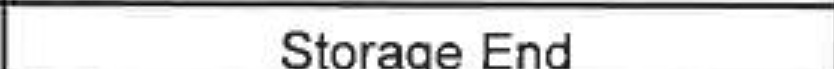
#> input picture data/table-cells/cell5.jpg, 834 x 69 px
$ python cell_denoise.py
#> lines starting #> are read from the running program, lines starting #| are printed output that depends on the picture; after the words box and inside, x2 and y2 are one past the last pixel; in counts of white or black regions, pixels touching at a corner belong together
#> further down, cell is the input picture: shape (69, 834, 3); min 0, max 255, mean 219.5
"""
Script for improving ocr accuracy on image
1. by removing borders by detecting contours
2. by removing noise via increasing contrast and decreasing brightness
"""

import cv2 as cv
import numpy as np


# The OCR gives correct result for cell3-enhanced (increased contrast and removed borders)
# We'll try to make cell3.jpg like cell3-enhanced.jpeg
def enhance(image, iterations=0):
#> called with iterations = 0
    image = cv.cvtColor(image, cv.COLOR_BGR2GRAY)

    # Remove borders
    inv = 255 - image
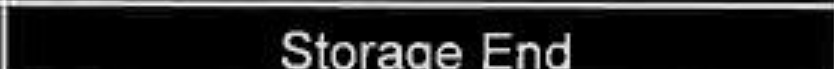
#> inv: shape (69, 834); min 0, max 255, mean 35.5
    horizontal_img = inv
    vertical_img = inv

    kernel = cv.getStructuringElement(cv.MORPH_RECT, (100, 1))
    horizontal_img = cv.erode(horizontal_img, kernel, iterations=1)
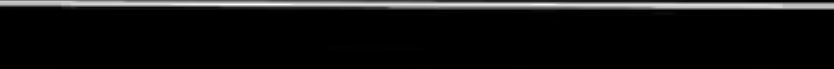
#> horizontal_img: shape (69, 834); min 0, max 252, mean 17.4
    horizontal_img = cv.dilate(horizontal_img, kernel, iterations=50)
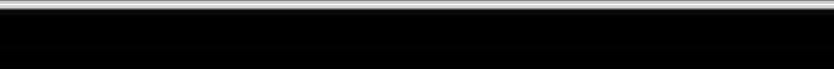
#> horizontal_img: shape (69, 834); min 0, max 252, mean 27.9

    kernel = cv.getStructuringElement(cv.MORPH_RECT, (1, 100))
    vertical_img = cv.erode(vertical_img, kernel, iterations=1)
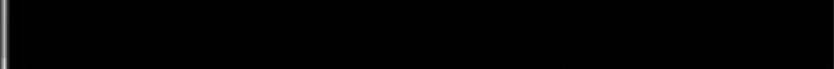
#> vertical_img: shape (69, 834); min 0, max 224, mean 1.3
    vertical_img = cv.dilate(vertical_img, kernel, iterations=50)

    mask_img = np.bitwise_or(vertical_img, horizontal_img)

    no_border = np.bitwise_or(image, mask_img)
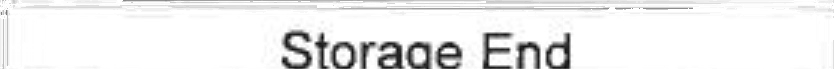
#> no_border: shape (69, 834); min 2, max 255, mean 236.7
    for i in range(iterations):
        no_border = np.bitwise_or(no_border, mask_img)

    # increase contrast
    alpha = 3.0
    beta = -57
    cb = cv.convertScaleAbs(no_border, alpha=alpha, beta=beta)
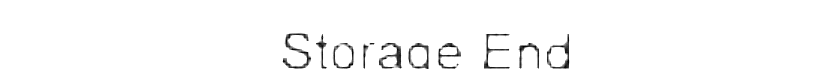
#> cb: shape (69, 834); min 0, max 255, mean 249.4

    # apply gaussian adaptive thresholding to thicken the text
    adt = cv.adaptiveThreshold(cb, 255, cv.ADAPTIVE_THRESH_GAUSSIAN_C, cv.THRESH_BINARY, 999, 2)
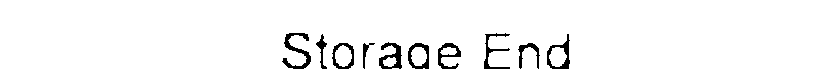
#> adt: shape (69, 834); 96% white; 10 black regions, largest, box (x1, y1, x2, y2) and area: (282, 33, 311, 69) 360, (379, 42, 402, 69) 299, (547, 34, 570, 69) 271

    return adt


if __name__ == '__main__':
    cell = cv.imread('data/table-cells/cell5.jpg')
    enhanced = enhance(cell)

    cv.imwrite('out/cell_enhanced.jpg', enhanced)

$ run again, with data/table-cells/cell3.jpg copied over data/table-cells/cell5.jpg
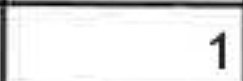
#> input picture data/table-cells/cell3.jpg, 243 x 81 px
#> cell is the input picture: shape (81, 243, 3); min 0, max 255, mean 228.4
#> in enhance, `mask_img = np.bitwise_or(vertical_img, horizontal_img)`:
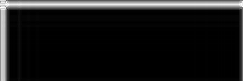
#> mask_img: shape (81, 243); min 0, max 255, mean 24.1
#> in enhance, `adt = cv.adaptiveThreshold(cb, 255, cv.ADAPTIVE_THRESH_GAUSSIAN_C, cv...`:
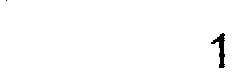
#> adt: shape (81, 243); 99% white; 2 black regions (1 under 20 px), largest, box (x1, y1, x2, y2) and area: (211, 33, 225, 68) 196

$ run again, with data/table-cells/cell3-enhanced.jpeg copied over data/table-cells/cell5.jpg
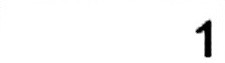
#> input picture data/table-cells/cell3-enhanced.jpeg, 225 x 63 px
#> cell is the input picture: shape (63, 225, 3); min 0, max 255, mean 249.7
#> in enhance, `inv = 255 - image`:
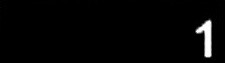
#> inv: shape (63, 225); min 0, max 255, mean 5.3
#> horizontal_img: shape (63, 225); every value is 0
#> in enhance, `adt = cv.adaptiveThreshold(cb, 255, cv.ADAPTIVE_THRESH_GAUSSIAN_C, cv...`:
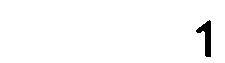
#> adt: shape (63, 225); 98.1% white; 1 black region, box (x1, y1, x2, y2) and area: (196, 20, 211, 57) 263

$ run again, with data/table-cells/cell1.jpg copied over data/table-cells/cell5.jpg
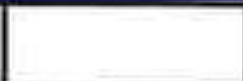
#> input picture data/table-cells/cell1.jpg, 243 x 81 px
#> cell is the input picture: shape (81, 243, 3); mean B, G, R 230.1, 229, 229
#> in enhance, `no_border = np.bitwise_or(image, mask_img)`:
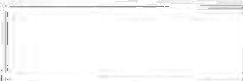
#> no_border: shape (81, 243); min 111, max 255, mean 250.6
#> cb: shape (81, 243); every value is 255
